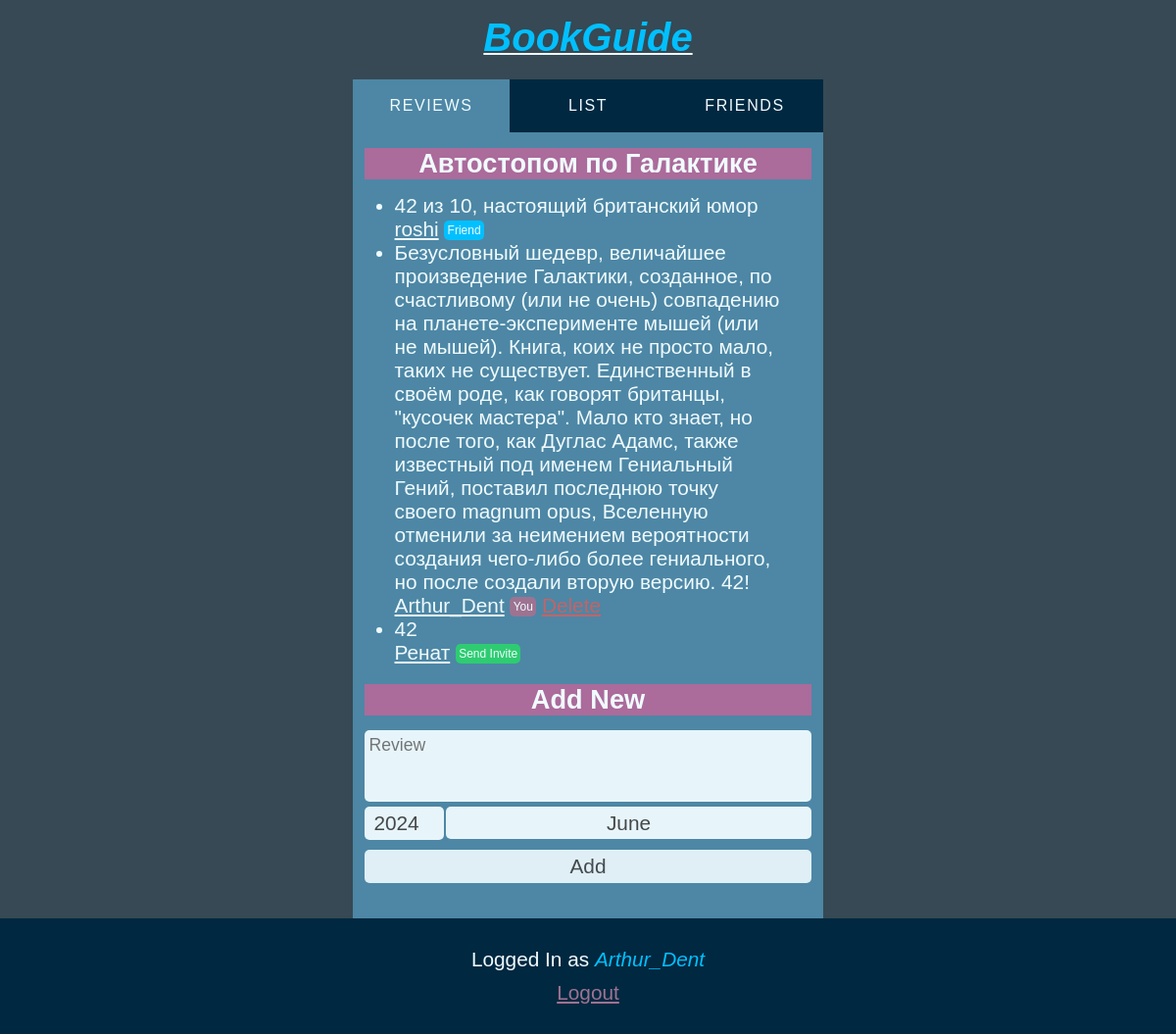
/reviews/3 (signed in), run on the app's committed database.
### list/models.py (models this page shows)
class Book(models.Model):
    title = models.CharField(max_length=100)

class Review(models.Model):
    user = models.ForeignKey(settings.AUTH_USER_MODEL, on_delete=models.CASCADE)
    text = models.TextField()
    book = models.ForeignKey(Book, on_delete=models.CASCADE)

### list/views.py (the view)
# urls.py: path('reviews/<int:pk>', views.reviews, name="reviews"),
def reviews(request, pk):
    book = get_object_or_404(Book, pk=pk)
    context = {
        'book': book,
        'reviews': Review.objects.filter(book=book),
        'invites_from_me': [invite.to_user.user for invite in request.user.profile.invites_from_me.all()],
        'current_tab': "reviews"
    }
    return render(request, 'reviews.html', context)

### list/templatetags/list_extras.py (called while the page is built)
@register.simple_tag
def range_inclusive(start, end):
    return map(str,range(int(start), int(end)+1))

@register.simple_tag
def month_name(index):
    index = str(index)
    if index == "1":
        return _("January")
    elif index == "2":
        return _("February")
    elif index == "3":
        return _("March")
    elif index == "4":
        return _("April")
    elif index == "5":
        return _("May")
    elif index == "6":
        return _("June")
    elif index == "7":
        return _("July")
    elif index == "8":
        return _("August")
    elif index == "9":
        return _("September")
    elif index == "10":
        return _("October")
    elif index == "11":
        return _("November")
    elif index == "12":
        return _("December")

### list/templates/reviews.html (shortened to what this page needs)
{% extends "base_list.html" %}
{% load list_extras %}
{% load i18n %}
{% block main %}
<main>
    <article>
        <h2>{{book.title}}</h2>
        <ul>
            {% for review in reviews %}
            <li>
                <p>{{review.text}}</p>
                <a href="{% url 'readonlylist' review.user.username %}">{{review.user.username}}</a>
                {% if review.user == request.user %}
                <span class="little-tag you">You</span>
                <a class="danger" href="{% url 'delreview' review.pk %}?next={{ request.get_full_path }}">Delete</a>
                {% elif review.user.profile in request.user.profile.friends.all %}
                <span class="little-tag friend" >Friend</span>
                {% elif review.user in invites_from_me %}
                <span class="little-tag invite-sent">Invite Sent</span>
                {% else %}
                <a id="send-invite-{{review.pk}}"class="little-tag send-invite" href="{% url 'send_invite' review.user.username %}?next={{request.get_full_path}}#send-invite-{{review.pk}}">Send Invite</a>
                {% endif %}
            </li>
            {% endfor %}
        </ul>
        <h2 id="new">{% trans 'Add New' %}</h2>
        <form action="{% url 'home' %}?next={{ request.get_full_path }}" method="post">
            <textarea required rows="3" placeholder="{% trans 'Review' %}" name="notes"></textarea>
            <div>
                <input type="number" max="{% now 'Y'%}" min="2000" name="year" value="{% now 'Y'%}">
                <select name="month">
                    {% now 'n' as curr_month %}
                    {% range_inclusive '1' '12' as months %}
                    {% for i in months %}
                    <option value="{{i}}"  {% if curr_month == i %} selected {% endif %}>
                        {% month_name i %}
                    {% endfor %}
                </select>
            </div>
            <button type="submit">{% trans 'Add' %}</button>
        </form>
    </article>
</main>
{% endblock %}

### list/templates/base_list.html (shortened to what this page needs)
{% extends "base_generic.html" %}
{% load list_extras %}
{% load i18n %}
{% block head %}
    {% load static %}
    <link rel="stylesheet" href="{% static 'list.css' %}" type="text/css">
    {% load static %}
    <link rel="stylesheet" href="{% static 'colors.css' %}" type="text/css">
{% endblock %}
{% block content %}
    <header>
        {% if another_owner.username %}
            <h1><em>{{ another_owner.username }}'s</em> <a href="{% url 'home' %}"><em>BookGuide</em></a></h1>
            {% if another_owner.username == request.user.username %}
                <span class="big-tag you">{% trans 'You' %}</span>
            {% elif another_owner.profile in request.user.profile.friends.all %}
                <span class="big-tag friend" >{% trans 'Friend' %}</span>
            {% elif another_owner in invites_from_me %}
                <span class="big-tag invite-sent">{% trans 'Invite Sent' %}</span>
            {% else %}
            <a class="big-tag send-invite" href="{% url 'send_invite' another_owner.username %}?next={{request.get_full_path}}">{% trans 'Send Invite' %}</a>
            {% endif %}
        {% else %}
            <h1><a href="{% url 'home' %}" ><em>BookGuide</em></a></h1>
        {% endif %}
    </header>
    <nav>
        <a {% if current_tab == 'reviews' %}selected{%endif%} href="{% url 'allbooks' %}">{% trans 'Reviews' %}</a>
        <a {% if current_tab == 'list' %}selected{%endif%} href="{% url 'home' %}">{% trans 'List' %}</a>
        <a {% if current_tab == 'friends' %}selected{%endif%} href="{% url 'friends' %}">{% trans 'Friends' %}</a>
    </nav>
    {% block main %}
    {% endblock %}
    <footer>
        {% if user.username %}
            <p>{% trans 'Logged In as' %} <em>{{ user.username }}</em></p>
            <a href="{% url 'logout' %}">{% trans 'Logout' %}</a>
        {% else %}
            <p>{% trans 'Not Logged In' %}</p>
            <em><a href="{% url 'login' %}">{% trans 'Login' %}</a></em>
        {% endif %}
    </footer>
{% endblock %}

### list/static/forms.css (style rules this page uses)
input, textarea, button, select, option { opacity: 0.95; padding: 5px; border-radius: 5px; background-color: var(--text-light) !important; color: var(--text-dark) !important; border: none; outline: none; }
textarea { font-size: 1.1rem; }
select { appearance: none; -webkit-appearance: none; -moz-appearance: none; height: 100%; text-align: center; }
button { margin-top: 5px; cursor: pointer; opacity: 0.9; }

### list/static/list.css (style rules this page uses)
html { font-size: 100%; }
* { font-size: 1.3rem; font-family: sans-serif; word-break: break-word; }
h1 { font-size: 1.5rem; }
.little-tag { font-size: 0.75rem; padding: 0.2rem; border-radius: 5px; vertical-align: middle; }
.you { background-color: var(--link-secondary); }
.send-invite { background-color: var(--green); text-decoration: none; }
.friend { background-color: var(--highlight); }
nav { width: min(30rem, 100%); margin: 0 auto; display: flex; justify-content: center; align-items: center; text-align: center; background-color: var(--nav); }
nav>a { font-size: 1rem; flex: 1 1 0px; padding: 2ch 0 ; text-transform: uppercase; letter-spacing: 0.1rem; text-decoration: none; }
nav>a[selected] { background-color: var(--main); }
header>h1 em, header>h1 em * { font-size: 2.5rem; }
h2, h2 span { font-size: 1.7rem; }
article { min-width: min(20ch, 100%); }
#new { margin-top: 20px; }
#new { min-width: min(30ch,100%); }
html { overflow-x: hidden; }
body { display: flex; flex-direction: column; min-height: 100vh; min-width: 100vw; margin: 0; }
header { display: flex; align-items: center; flex-direction: column; padding-bottom: 10px; width: 100%; }
main { width: min(30rem, 100%); margin: 0 auto; display: flex; align-items: center; flex-direction: column; padding: 1rem 1ch; box-sizing: border-box; }
h1,h2,h3 { text-align: center; }
h2 { margin: 0 0 15px 0; }
ul { margin: 0 0 20px 0; padding: 0; }
h1 { margin-bottom: 10px; }
form { display: flex; gap: 5px; flex-direction: column; }
form button { width: 100%; }
textarea { resize: none; }
input,textarea { width: 100%; box-sizing: border-box; }
li p { margin: 0; }
article:last-child { padding-bottom: 20px; }
li { margin: 0 31px; }
form>div { display: flex; }
form>div input[name="year"] { width: 7ch; margin: 0 2px 0 0 ; text-align: center; }
form>div select { width: 100%; text-align-last: center; text-align: center; height: 100%; }
form textarea { width: 100%; }
footer { margin-top: auto; margin-bottom: 0; width: 100%; padding-bottom: 30px; text-align: center; }
footer p { margin: 0 0 10px 0; padding-top: 30px; }
html { overscroll-behavior: none; }
body { background-color: var(--dark); }
header { background-color: var(--dark); }
main { background-color: var(--main); }
* { color: var(--text-light); }
h2 { background-color: var(--header-main); }
em, em * { color: var(--highlight); }
footer { background-color: var(--main-darker); }
footer a { color: var(--link-secondary); }
.danger { color: var(--danger); }

### list/static/colors.css (style rules this page uses)
html { --dark: #364954; --nav: #002840; --main: #4D87A5; --text-light: #F0FBFF; --text-dark: #444; --header-main: #AB6B9B; --header-secondary: #004D68; --highlight: #00C0FF; --danger: #C46367; --green: #2ECC71; --main-darker: #002840; --highlight-in-text: #9AAEBB; --highlight-in-header: #B8A6B3; --link-secondary: #9D7392; }

### data on the page
Book: title "Автостопом по Галактике"
Review: text "42 из 10, настоящий британский юмор", user.username "roshi", shows "Friend"
Review: text "Безусловный шедевр, величайшее произведение Галактики, созданное, по счастливому (или не очень) совпадению на планете-эксперименте мышей (или не мышей). Книга, коих не просто мало, таких не существует. Единственный в своём роде, как говорят британцы, \"кусочек мастера\". Мало кто знает, но после того, как Дуглас Адамс, также известный под именем Гениальный Гений, поставил последнюю точку своего magnum opus, Вселенную отменили за неимением вероятности создания чего-либо более гениального, но после создали вторую версию. 42!", user.username "Arthur_Dent"
Review: text "42", user.username "Ренат"

### other printed values
{{ user.username }} "Arthur_Dent"
